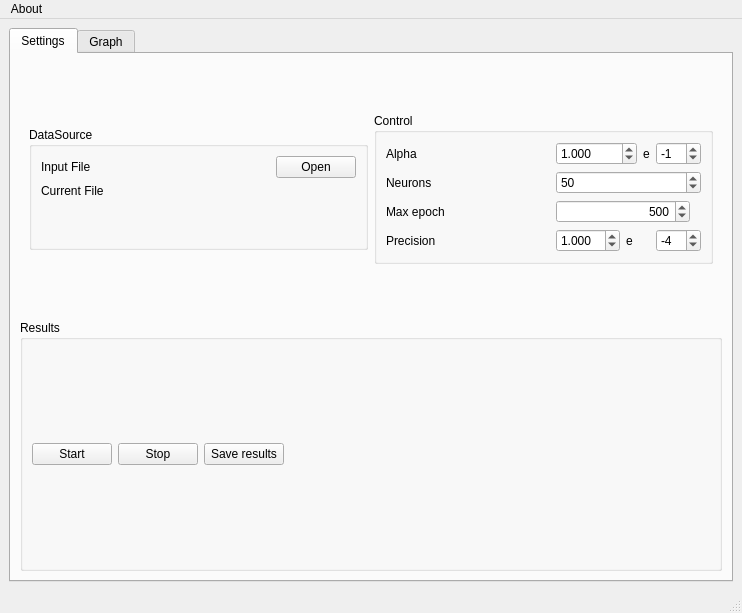
<?xml version="1.0" encoding="UTF-8"?>
<ui version="4.0">
 <class>MainWindow</class>
 <widget class="QMainWindow" name="MainWindow">
  <property name="geometry">
   <rect>
    <x>0</x>
    <y>0</y>
    <width>742</width>
    <height>613</height>
   </rect>
  </property>
  <property name="sizePolicy">
   <sizepolicy hsizetype="Expanding" vsizetype="Expanding">
    <horstretch>0</horstretch>
    <verstretch>0</verstretch>
   </sizepolicy>
  </property>
  <property name="windowTitle">
   <string>Neural Network Test</string>
  </property>
  <widget class="QWidget" name="centralwidget">
   <layout class="QHBoxLayout" name="horizontalLayout">
    <item>
     <widget class="QTabWidget" name="tabWidget">
      <property name="currentIndex">
       <number>0</number>
      </property>
      <widget class="QWidget" name="controlsTab">
       <attribute name="title">
        <string>Settings</string>
       </attribute>
       <layout class="QVBoxLayout" name="verticalLayout">
        <item>
         <widget class="QWidget" name="horizontalWidget" native="true">
          <layout class="QHBoxLayout" name="horizontalLayout_2">
           <item>
            <widget class="QGroupBox" name="DataBox">
             <property name="sizePolicy">
              <sizepolicy hsizetype="Minimum" vsizetype="Fixed">
               <horstretch>0</horstretch>
               <verstretch>0</verstretch>
              </sizepolicy>
             </property>
             <property name="toolTip">
              <string>Data Group</string>
             </property>
             <property name="title">
              <string>DataSource</string>
             </property>
             <layout class="QVBoxLayout" name="verticalLayout_5">
              <item>
               <layout class="QGridLayout" name="gridLayout_5">
                <item row="0" column="2">
                 <widget class="QPushButton" name="inputOpenButton">
                  <property name="sizePolicy">
                   <sizepolicy hsizetype="Maximum" vsizetype="Fixed">
                    <horstretch>0</horstretch>
                    <verstretch>0</verstretch>
                   </sizepolicy>
                  </property>
                  <property name="maximumSize">
                   <size>
                    <width>135</width>
                    <height>24</height>
                   </size>
                  </property>
                  <property name="toolTip">
                   <string>Open Input File</string>
                  </property>
                  <property name="text">
                   <string>Open</string>
                  </property>
                 </widget>
                </item>
                <item row="0" column="0">
                 <widget class="QLabel" name="inputLabel">
                  <property name="toolTip">
                   <string>Input File</string>
                  </property>
                  <property name="text">
                   <string>Input File</string>
                  </property>
                  <property name="alignment">
                   <set>Qt::AlignLeading|Qt::AlignLeft|Qt::AlignVCenter</set>
                  </property>
                 </widget>
                </item>
                <item row="0" column="1">
                 <spacer name="horizontalSpacer_2">
                  <property name="orientation">
                   <enum>Qt::Horizontal</enum>
                  </property>
                  <property name="sizeHint" stdset="0">
                   <size>
                    <width>40</width>
                    <height>20</height>
                   </size>
                  </property>
                 </spacer>
                </item>
                <item row="1" column="1" colspan="2">
                 <widget class="QLabel" name="currentFileName">
                  <property name="text">
                   <string/>
                  </property>
                 </widget>
                </item>
                <item row="1" column="0">
                 <widget class="QLabel" name="currentFileNameLabel">
                  <property name="text">
                   <string>Current File</string>
                  </property>
                 </widget>
                </item>
               </layout>
              </item>
              <item>
               <spacer name="verticalSpacer_2">
                <property name="orientation">
                 <enum>Qt::Vertical</enum>
                </property>
                <property name="sizeHint" stdset="0">
                 <size>
                  <width>20</width>
                  <height>40</height>
                 </size>
                </property>
               </spacer>
              </item>
             </layout>
            </widget>
           </item>
           <item>
            <widget class="QGroupBox" name="ControlBox">
             <property name="sizePolicy">
              <sizepolicy hsizetype="Minimum" vsizetype="Fixed">
               <horstretch>0</horstretch>
               <verstretch>0</verstretch>
              </sizepolicy>
             </property>
             <property name="toolTip">
              <string>Control Group</string>
             </property>
             <property name="title">
              <string>Control</string>
             </property>
             <layout class="QGridLayout" name="gridLayout_2">
              <item row="0" column="0">
               <layout class="QGridLayout" name="gridLayout_4">
                <item row="2" column="1">
                 <spacer name="horizontalSpacer_11">
                  <property name="orientation">
                   <enum>Qt::Horizontal</enum>
                  </property>
                  <property name="sizeHint" stdset="0">
                   <size>
                    <width>40</width>
                    <height>20</height>
                   </size>
                  </property>
                 </spacer>
                </item>
                <item row="1" column="2">
                 <layout class="QHBoxLayout" name="horizontalLayout_8">
                  <item>
                   <widget class="QSpinBox" name="numberOfNeurons">
                    <property name="minimum">
                     <number>1</number>
                    </property>
                    <property name="maximum">
                     <number>500</number>
                    </property>
                    <property name="value">
                     <number>50</number>
                    </property>
                   </widget>
                  </item>
                 </layout>
                </item>
                <item row="1" column="0">
                 <widget class="QLabel" name="betaLabel">
                  <property name="toolTip">
                   <string>Stretch coefficient</string>
                  </property>
                  <property name="text">
                   <string>Neurons</string>
                  </property>
                 </widget>
                </item>
                <item row="0" column="1">
                 <spacer name="horizontalSpacer_9">
                  <property name="orientation">
                   <enum>Qt::Horizontal</enum>
                  </property>
                  <property name="sizeHint" stdset="0">
                   <size>
                    <width>40</width>
                    <height>20</height>
                   </size>
                  </property>
                 </spacer>
                </item>
                <item row="2" column="0">
                 <widget class="QLabel" name="maxEpochlabel">
                  <property name="toolTip">
                   <string>Maximim number of epochs</string>
                  </property>
                  <property name="text">
                   <string>Max epoch</string>
                  </property>
                 </widget>
                </item>
                <item row="3" column="2">
                 <layout class="QHBoxLayout" name="horizontalLayout_9">
                  <item>
                   <widget class="QDoubleSpinBox" name="precisionMantiss">
                    <property name="decimals">
                     <number>3</number>
                    </property>
                    <property name="maximum">
                     <double>10.000000000000000</double>
                    </property>
                    <property name="value">
                     <double>1.000000000000000</double>
                    </property>
                   </widget>
                  </item>
                  <item>
                   <widget class="QLabel" name="label_5">
                    <property name="text">
                     <string>e</string>
                    </property>
                   </widget>
                  </item>
                  <item>
                   <widget class="QSpinBox" name="precisionDegree">
                    <property name="minimum">
                     <number>-16</number>
                    </property>
                    <property name="maximum">
                     <number>16</number>
                    </property>
                    <property name="value">
                     <number>-4</number>
                    </property>
                   </widget>
                  </item>
                 </layout>
                </item>
                <item row="2" column="2">
                 <widget class="QSpinBox" name="maxEpoch">
                  <property name="sizePolicy">
                   <sizepolicy hsizetype="MinimumExpanding" vsizetype="Fixed">
                    <horstretch>0</horstretch>
                    <verstretch>0</verstretch>
                   </sizepolicy>
                  </property>
                  <property name="maximumSize">
                   <size>
                    <width>134</width>
                    <height>23</height>
                   </size>
                  </property>
                  <property name="toolTip">
                   <string>Maximim number of epochs</string>
                  </property>
                  <property name="alignment">
                   <set>Qt::AlignRight|Qt::AlignTrailing|Qt::AlignVCenter</set>
                  </property>
                  <property name="maximum">
                   <number>1000000</number>
                  </property>
                  <property name="singleStep">
                   <number>1</number>
                  </property>
                  <property name="value">
                   <number>500</number>
                  </property>
                 </widget>
                </item>
                <item row="1" column="1">
                 <spacer name="horizontalSpacer_10">
                  <property name="orientation">
                   <enum>Qt::Horizontal</enum>
                  </property>
                  <property name="sizeHint" stdset="0">
                   <size>
                    <width>40</width>
                    <height>20</height>
                   </size>
                  </property>
                 </spacer>
                </item>
                <item row="3" column="0">
                 <widget class="QLabel" name="precisionlabel">
                  <property name="toolTip">
                   <string>Precision</string>
                  </property>
                  <property name="text">
                   <string>Precision</string>
                  </property>
                 </widget>
                </item>
                <item row="0" column="0">
                 <widget class="QLabel" name="alphaLabel">
                  <property name="toolTip">
                   <string>Training coefficient</string>
                  </property>
                  <property name="text">
                   <string>Alpha</string>
                  </property>
                 </widget>
                </item>
                <item row="0" column="2">
                 <layout class="QHBoxLayout" name="horizontalLayout_6">
                  <item>
                   <widget class="QDoubleSpinBox" name="alphaMantiss">
                    <property name="decimals">
                     <number>3</number>
                    </property>
                    <property name="minimum">
                     <double>-1000.000000000000000</double>
                    </property>
                    <property name="maximum">
                     <double>1000.000000000000000</double>
                    </property>
                    <property name="singleStep">
                     <double>0.010000000000000</double>
                    </property>
                    <property name="value">
                     <double>1.000000000000000</double>
                    </property>
                   </widget>
                  </item>
                  <item>
                   <widget class="QLabel" name="label_3">
                    <property name="text">
                     <string>e</string>
                    </property>
                   </widget>
                  </item>
                  <item>
                   <widget class="QSpinBox" name="alphaDegree">
                    <property name="minimum">
                     <number>-16</number>
                    </property>
                    <property name="maximum">
                     <number>16</number>
                    </property>
                    <property name="value">
                     <number>-1</number>
                    </property>
                   </widget>
                  </item>
                 </layout>
                </item>
                <item row="3" column="1">
                 <spacer name="horizontalSpacer_12">
                  <property name="orientation">
                   <enum>Qt::Horizontal</enum>
                  </property>
                  <property name="sizeHint" stdset="0">
                   <size>
                    <width>40</width>
                    <height>20</height>
                   </size>
                  </property>
                 </spacer>
                </item>
               </layout>
              </item>
             </layout>
            </widget>
           </item>
          </layout>
         </widget>
        </item>
        <item>
         <widget class="QGroupBox" name="ResultsBox">
          <property name="sizePolicy">
           <sizepolicy hsizetype="MinimumExpanding" vsizetype="Preferred">
            <horstretch>0</horstretch>
            <verstretch>0</verstretch>
           </sizepolicy>
          </property>
          <property name="toolTip">
           <string>Results Group</string>
          </property>
          <property name="title">
           <string>Results</string>
          </property>
          <layout class="QVBoxLayout" name="verticalLayout_6">
           <item>
            <layout class="QHBoxLayout" name="horizontalLayout_3">
             <item>
              <widget class="QPushButton" name="startButton">
               <property name="sizePolicy">
                <sizepolicy hsizetype="Minimum" vsizetype="Minimum">
                 <horstretch>0</horstretch>
                 <verstretch>0</verstretch>
                </sizepolicy>
               </property>
               <property name="toolTip">
                <string>Start</string>
               </property>
               <property name="text">
                <string>Start</string>
               </property>
              </widget>
             </item>
             <item>
              <widget class="QPushButton" name="stopButton">
               <property name="toolTip">
                <string>Stop</string>
               </property>
               <property name="text">
                <string>Stop</string>
               </property>
              </widget>
             </item>
             <item>
              <widget class="QPushButton" name="saveButton">
               <property name="toolTip">
                <string>Save results to file</string>
               </property>
               <property name="text">
                <string>Save results</string>
               </property>
              </widget>
             </item>
             <item>
              <spacer name="horizontalSpacer">
               <property name="orientation">
                <enum>Qt::Horizontal</enum>
               </property>
               <property name="sizeHint" stdset="0">
                <size>
                 <width>40</width>
                 <height>20</height>
                </size>
               </property>
              </spacer>
             </item>
            </layout>
           </item>
          </layout>
         </widget>
        </item>
       </layout>
      </widget>
      <widget class="QWidget" name="graphTab">
       <attribute name="title">
        <string>Graph</string>
       </attribute>
       <layout class="QHBoxLayout" name="horizontalLayout_11">
        <item>
         <widget class="QWidget" name="graphLayout" native="true">
          <layout class="QVBoxLayout" name="verticalLayout_7">
           <item>
            <widget class="QwtPlot" name="qwtPlot">
             <property name="toolTip">
              <string>Graph of results error</string>
             </property>
            </widget>
           </item>
           <item>
            <layout class="QHBoxLayout" name="horizontalLayout_5">
             <item>
              <spacer name="horizontalSpacer_13">
               <property name="orientation">
                <enum>Qt::Horizontal</enum>
               </property>
               <property name="sizeHint" stdset="0">
                <size>
                 <width>40</width>
                 <height>20</height>
                </size>
               </property>
              </spacer>
             </item>
             <item>
              <widget class="QPushButton" name="saveImageButton">
               <property name="text">
                <string>Save As Image</string>
               </property>
              </widget>
             </item>
            </layout>
           </item>
          </layout>
         </widget>
        </item>
       </layout>
      </widget>
     </widget>
    </item>
   </layout>
  </widget>
  <widget class="QMenuBar" name="menubar">
   <property name="geometry">
    <rect>
     <x>0</x>
     <y>0</y>
     <width>742</width>
     <height>20</height>
    </rect>
   </property>
   <widget class="QMenu" name="menuHelp">
    <property name="title">
     <string>About</string>
    </property>
    <addaction name="actionAuthors"/>
   </widget>
   <addaction name="menuHelp"/>
  </widget>
  <widget class="QStatusBar" name="statusbar"/>
  <action name="actionQuit">
   <property name="text">
    <string>Quit</string>
   </property>
  </action>
  <action name="actionAbout">
   <property name="text">
    <string>About</string>
   </property>
  </action>
  <action name="actionInput_File">
   <property name="text">
    <string>Input File</string>
   </property>
  </action>
  <action name="actionOutput_File">
   <property name="text">
    <string>Output File</string>
   </property>
  </action>
  <action name="actionAuthors">
   <property name="text">
    <string>Authors</string>
   </property>
  </action>
 </widget>
 <customwidgets>
  <customwidget>
   <class>QwtPlot</class>
   <extends>QFrame</extends>
   <header>qwt_plot.h</header>
   <container>1</container>
  </customwidget>
 </customwidgets>
 <tabstops>
  <tabstop>inputOpenButton</tabstop>
  <tabstop>maxEpoch</tabstop>
  <tabstop>startButton</tabstop>
  <tabstop>stopButton</tabstop>
  <tabstop>saveButton</tabstop>
  <tabstop>tabWidget</tabstop>
  <tabstop>saveImageButton</tabstop>
 </tabstops>
 <resources/>
 <connections>
  <connection>
   <sender>startButton</sender>
   <signal>clicked()</signal>
   <receiver>stopButton</receiver>
   <slot>show()</slot>
   <hints>
    <hint type="sourcelabel">
     <x>59</x>
     <y>465</y>
    </hint>
    <hint type="destinationlabel">
     <x>99</x>
     <y>459</y>
    </hint>
   </hints>
  </connection>
  <connection>
   <sender>stopButton</sender>
   <signal>clicked()</signal>
   <receiver>saveButton</receiver>
   <slot>show()</slot>
   <hints>
    <hint type="sourcelabel">
     <x>117</x>
     <y>469</y>
    </hint>
    <hint type="destinationlabel">
     <x>189</x>
     <y>459</y>
    </hint>
   </hints>
  </connection>
  <connection>
   <sender>stopButton</sender>
   <signal>clicked()</signal>
   <receiver>stopButton</receiver>
   <slot>hide()</slot>
   <hints>
    <hint type="sourcelabel">
     <x>98</x>
     <y>467</y>
    </hint>
    <hint type="destinationlabel">
     <x>117</x>
     <y>464</y>
    </hint>
   </hints>
  </connection>
  <connection>
   <sender>startButton</sender>
   <signal>clicked()</signal>
   <receiver>startButton</receiver>
   <slot>hide()</slot>
   <hints>
    <hint type="sourcelabel">
     <x>34</x>
     <y>466</y>
    </hint>
    <hint type="destinationlabel">
     <x>55</x>
     <y>468</y>
    </hint>
   </hints>
  </connection>
  <connection>
   <sender>stopButton</sender>
   <signal>clicked()</signal>
   <receiver>startButton</receiver>
   <slot>show()</slot>
   <hints>
    <hint type="sourcelabel">
     <x>127</x>
     <y>471</y>
    </hint>
    <hint type="destinationlabel">
     <x>67</x>
     <y>458</y>
    </hint>
   </hints>
  </connection>
  <connection>
   <sender>startButton</sender>
   <signal>clicked()</signal>
   <receiver>saveButton</receiver>
   <slot>hide()</slot>
   <hints>
    <hint type="sourcelabel">
     <x>33</x>
     <y>461</y>
    </hint>
    <hint type="destinationlabel">
     <x>208</x>
     <y>463</y>
    </hint>
   </hints>
  </connection>
 </connections>
</ui>
